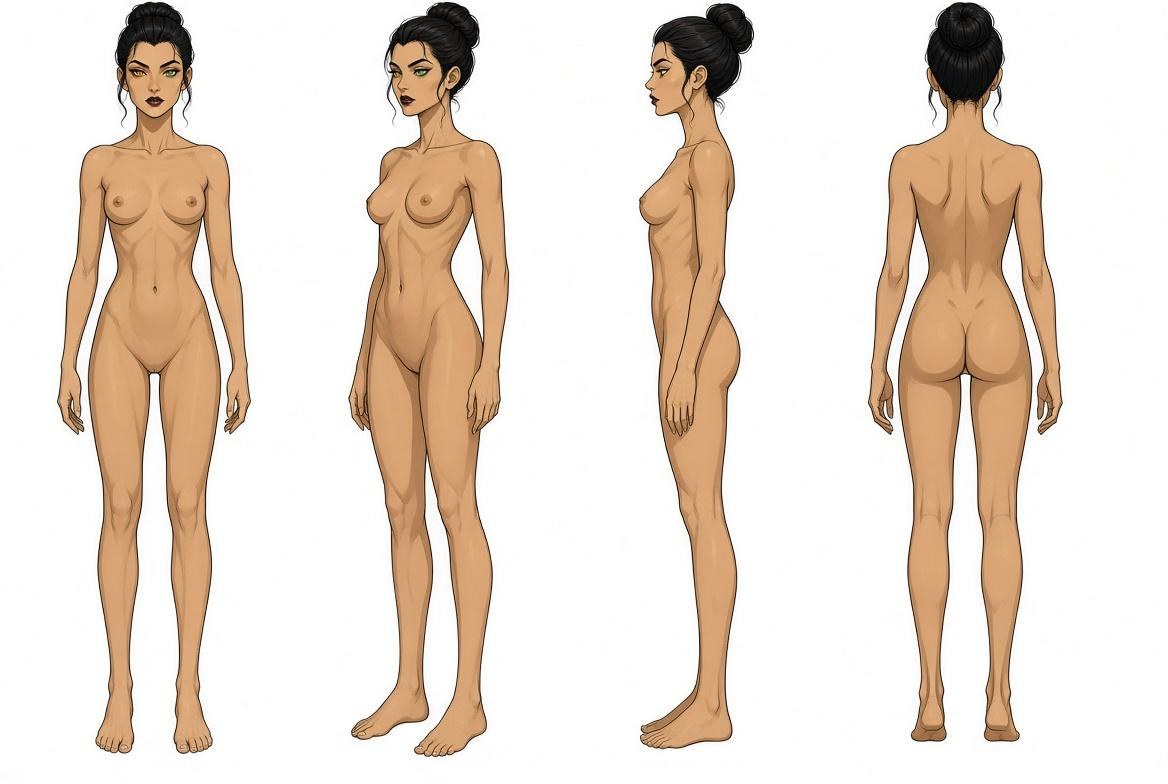
#> input picture assets/refs/anatomy.png, 1168 x 784 px
$ python -i clean_rig.py   (imports and definitions only)
#> lines starting #> are read from the running program, lines starting #| are printed output that depends on the picture; after the words box and inside, x2 and y2 are one past the last pixel; in counts of white or black regions, pixels touching at a corner belong together
#> further down, picture is the input picture: PIL image 1168x784 RGB; mean R, G, B 234.2, 221.4, 209.7
#!/usr/bin/env python3
"""Eat paper halo, kill low-alpha haze, isolate one figure, foot-lock."""
from __future__ import annotations

from pathlib import Path

import numpy as np
from PIL import Image, ImageDraw, ImageFilter

CANON_W, CANON_H, CHAR_H, FEET_Y = 512, 1100, 960, 1048
RIG = Path("/workspace/public/puppet/rig")
SHEET = Path("/workspace/public/puppet/sheet")


def dilate(mask: np.ndarray, n: int) -> np.ndarray:
    out = mask.copy()
    for _ in range(n):
        m = out.copy()
        for dy in (-1, 0, 1):
            for dx in (-1, 0, 1):
                if dy == 0 and dx == 0:
                    continue
                out |= np.roll(np.roll(m, dy, 0), dx, 1)
        out[0], out[-1], out[:, 0], out[:, -1] = m[0], m[-1], m[:, 0], m[:, -1]
    return out


def erode(mask: np.ndarray, n: int) -> np.ndarray:
    return ~dilate(~mask, n)


def stats(a: np.ndarray):
    r, g, b = a[..., 0].astype(np.int16), a[..., 1].astype(np.int16), a[..., 2].astype(np.int16)
    luma = 0.299 * r + 0.587 * g + 0.114 * b
    sat = np.maximum(np.maximum(r, g), b) - np.minimum(np.minimum(r, g), b)
    return r, g, b, luma, sat


def key_bg(im: Image.Image, erode_px: int = 1) -> Image.Image:
    a = np.array(im.convert("RGBA"))
    r, g, b, luma, sat = stats(a)
    paper = ((luma > 198) & (sat < 36)) | ((r > 200) & (g > 200) & (b > 195) & (sat < 24))
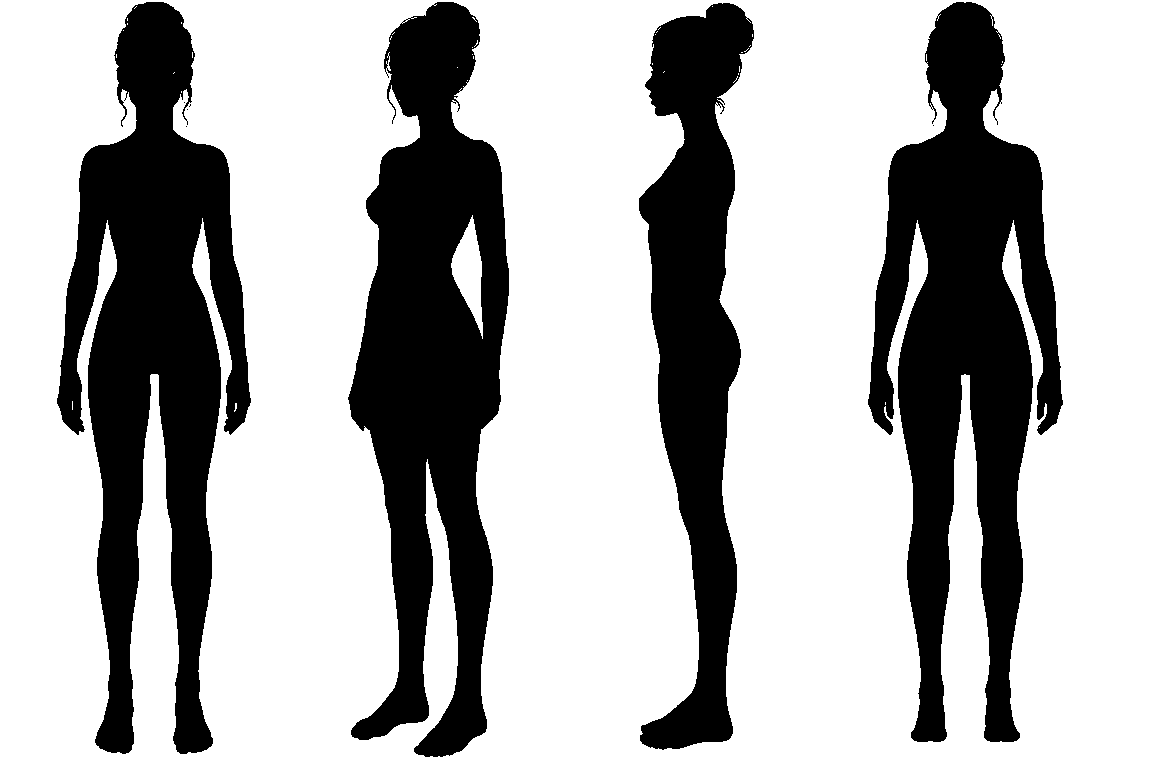
#> paper: shape (784, 1168) bool; 71.1% white; 9 black regions (5 under 20 px), largest, box (x1, y1, x2, y2) and area: (868, 2, 1063, 742) 74113, (57, 2, 251, 754) 73986, (348, 2, 509, 757) 70528, (639, 3, 754, 750) 45994
    magenta = (r > 130) & (b > 130) & (g < 115) & ((r.astype(np.int16) + b - 2 * g) > 70)
#> magenta: shape (784, 1168) bool; every value is 0
    kill = dilate(paper | magenta, 2)
    keep = erode(~kill, erode_px)
    a[..., 3] = np.where(keep, 255, 0).astype(np.uint8)
    # leftover pale edge
    vis = a[..., 3] > 0
    edge = vis & dilate(~vis, 2)
#> edge: shape (784, 1168) bool; 2.8% white in thin lines or dots, all inside (x1, y1, x2, y2) = (61, 5, 1059, 753)
    pale_edge = edge & (luma > 188) & (sat < 42)
    a[..., 3] = np.where(pale_edge, 0, a[..., 3])
    a[a[..., 3] == 0] = 0
    return Image.fromarray(a, "RGBA")


def tallest_blob(im: Image.Image) -> Image.Image:
    a = np.array(im)
    alpha = a[..., 3] > 20
    h, w = alpha.shape
    seen = np.zeros((h, w), dtype=np.uint8)
    dirs = ((-1, 0), (1, 0), (0, -1), (0, 1))
    blobs = []
    for y in range(h):
        for x in np.flatnonzero(alpha[y] & (seen[y] == 0)):
            if seen[y, x]:
                continue
            stack = [(y, x)]
            seen[y, x] = 1
            cells = []
            miny = maxy = y
            minx = maxx = x
            while stack:
                cy, cx = stack.pop()
                cells.append((cy, cx))
                miny, maxy = min(miny, cy), max(maxy, cy)
                minx, maxx = min(minx, cx), max(maxx, cx)
                for dy, dx in dirs:
                    ny, nx = cy + dy, cx + dx
                    if 0 <= ny < h and 0 <= nx < w and alpha[ny, nx] and not seen[ny, nx]:
                        seen[ny, nx] = 1
                        stack.append((ny, nx))
            if len(cells) > 500:
                blobs.append((maxy - miny, maxx - minx, cells))
    if not blobs:
        return im
    blobs.sort(key=lambda b: (b[0] / (b[1] + 1), b[0]), reverse=True)
    keep = np.zeros((h, w), dtype=bool)
    for cy, cx in blobs[0][2]:
        keep[cy, cx] = True
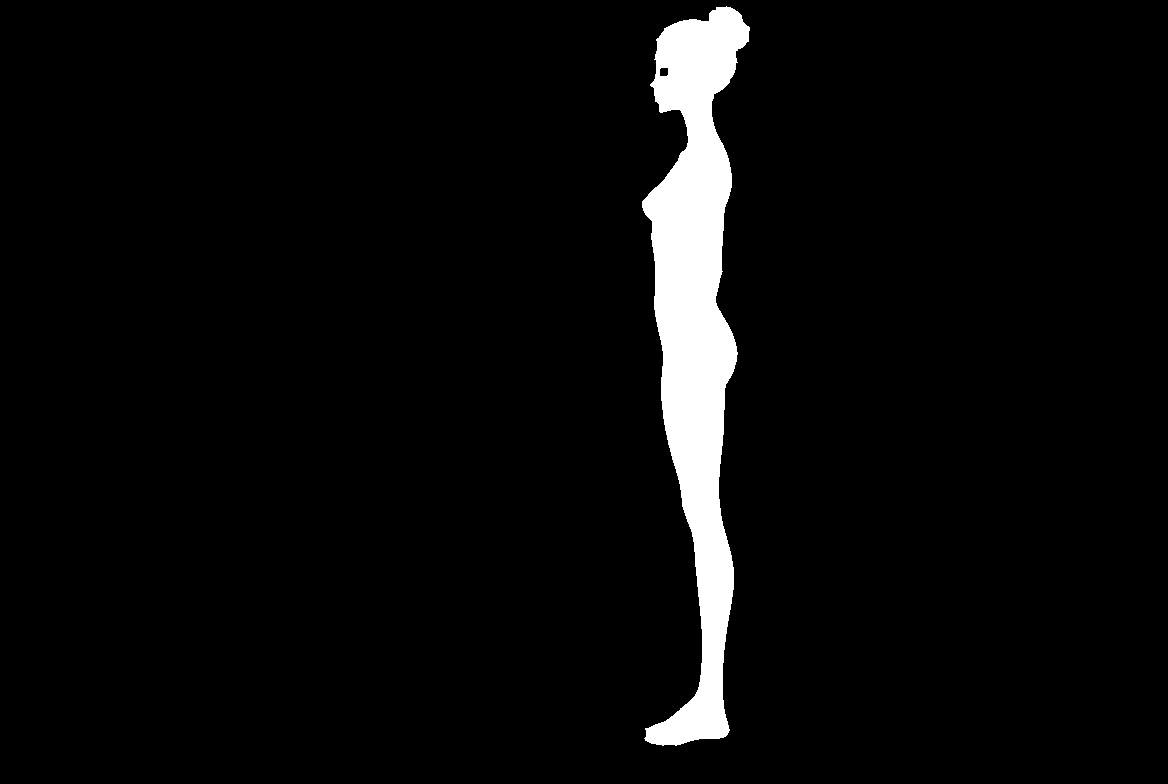
#> keep: shape (784, 1168) bool; 4.3% white; 1 white region, box (x1, y1, x2, y2) and area: (642, 6, 750, 746) 39541
    a[..., 3] = np.where(keep, a[..., 3], 0)
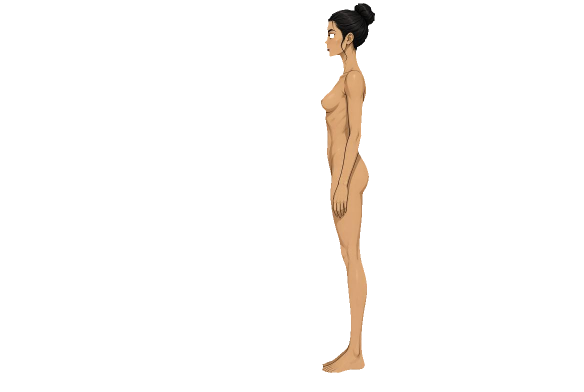
#> a: shape (784, 1168, 4) (shown at 1/2 size); mean R, G, B, A 47.4, 35.8, 25.3, 11; transparent parts drawn white
    a[a[..., 3] == 0] = 0
    return Image.fromarray(a, "RGBA")


def isolate_column(im: Image.Image) -> Image.Image:
    a = np.array(im)
    occ = (a[..., 3] > 24).sum(axis=0)
#> occ = 1168 values, max 728 at index 711, min 0 at index 0, mean 33.85
    if occ.max() < 8:
        return im
    peak = int(np.argmax(occ))
#> peak = 711
    thresh = max(12, occ.max() * 0.12)
#> thresh = 87.36
    left = peak
#> left = 711
    right = peak
#> right = 711
    while left > 0 and occ[left] >= thresh:
        left -= 1
#> this loop made 59 passes
#> left on passes 1 to 8: 710, 709, 708, 707, 706, 705, 704, 703
#> after the loop, left = 652
    while right < len(occ) - 1 and occ[right] >= thresh:
        right += 1
#> this loop made 24 passes
#> after the loop, right = 735
    pad = 8
    left = max(0, left - pad)
#> left = 644
    right = min(a.shape[1] - 1, right + pad)
#> right = 743
    mask = np.zeros(a.shape[1], dtype=bool)
    mask[left : right + 1] = True
    a[..., 3] = np.where(mask[None, :], a[..., 3], 0)
#> a: shape (784, 1168, 4); mean R, G, B, A 8, 6.1, 4.3, 11
    a[a[..., 3] == 0] = 0
#> a: shape (784, 1168, 4); mean R, G, B, A 8, 6.1, 4.3, 11
    return Image.fromarray(a, "RGBA")


def place(im: Image.Image) -> Image.Image:
    a = np.array(im)[..., 3]
#> a: shape (784, 1168); 4.3% white; 1 white region, box (x1, y1, x2, y2) and area: (644, 6, 744, 746) 39425
    ys, xs = np.where(a > 16)
    if len(xs) == 0:
        return Image.new("RGBA", (CANON_W, CANON_H), (0, 0, 0, 0))
    crop = im.crop((int(xs.min()), int(ys.min()), int(xs.max()) + 1, int(ys.max()) + 1))
    scale = CHAR_H / crop.height
    nw = max(1, min(CANON_W - 8, int(round(crop.width * scale))))
    nh = CHAR_H
    resized = crop.resize((nw, nh), Image.Resampling.LANCZOS)
    # hard matte after resize (LANCZOS brings back pale fringe)
    ra = np.array(resized)
    rr, gg, bb, luma, sat = stats(ra)
    vis = ra[..., 3] > 40
#> vis: shape (960, 130) bool; 54% white; 7 black regions (1 under 20 px), largest, box (x1, y1, x2, y2) and area: (0, 269, 75, 949) 27243, (43, 54, 130, 960) 21773, (0, 0, 106, 250) 8138, (108, 0, 130, 20) 133, (21, 81, 31, 90) 88, (0, 951, 23, 960) 68
    vis = erode(vis, 1)
#> call 4 of dilate, with n = 1
#> after the loop in dilate (call 4), `for _ in range(n):`:
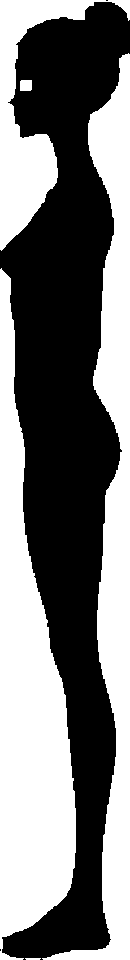
#> out: shape (960, 130) bool; 48.2% white; 5 white regions, box (x1, y1, x2, y2) and area: (0, 268, 76, 960) 28198, (42, 53, 130, 960) 22956, (0, 0, 130, 251) 8797, (20, 80, 32, 91) 130, (25, 958, 41, 960) 30
    edge = vis & dilate(~vis, 2)
#> after the loop in dilate (call 5), `for _ in range(n):`:
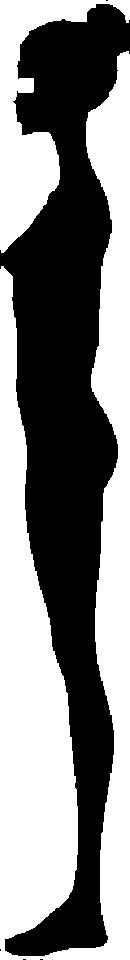
#> out: shape (960, 130) bool; 52.4% white; 5 black regions (4 under 20 px), largest, box (x1, y1, x2, y2) and area: (0, 4, 130, 956) 59450
#> edge: shape (960, 130) bool; 4.2% white in thin lines or dots
    vis = vis & ~((edge & (luma > 185) & (sat < 40)))
    ra[..., 3] = np.where(vis, 255, 0).astype(np.uint8)
    ra[ra[..., 3] == 0] = 0
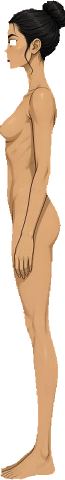
#> ra: shape (960, 130, 4) (shown at 1/2 size); mean R, G, B, A 96.7, 73.4, 52.3, 132.2; transparent parts drawn white
    resized = Image.fromarray(ra, "RGBA")
    canvas = Image.new("RGBA", (CANON_W, CANON_H), (0, 0, 0, 0))
#> canvas: PIL image 512x1100 RGBA; every value is 0
    canvas.alpha_composite(resized, ((CANON_W - nw) // 2, FEET_Y - nh))
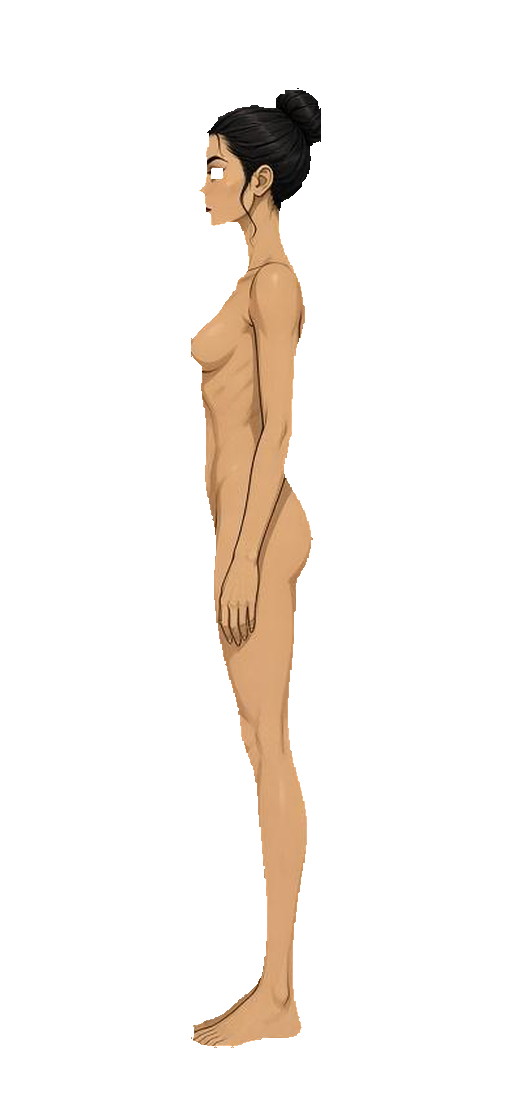
#> canvas: PIL image 512x1100 RGBA; mean R, G, B, A 21.4, 16.3, 11.6, 29.3; transparent parts drawn white
    return canvas


def pipeline(im: Image.Image, erode_px: int = 1) -> Image.Image:
    return place(isolate_column(tallest_blob(key_bg(im, erode_px))))


# [22 lines left out: function stamp_face, not called in this run]


# [2 lines not run here, left out]

>>> from PIL import Image
>>> picture = Image.open('refs/anatomy.png')
>>> result = pipeline(picture)

$ run again, on assets/refs/back.png
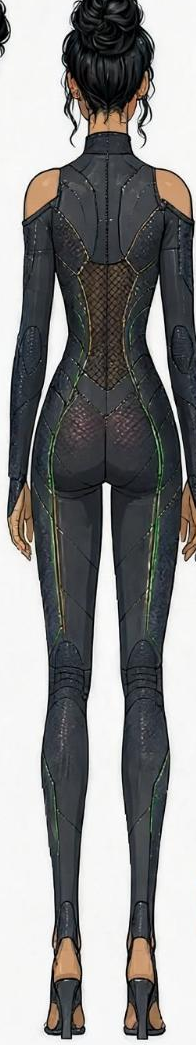
#> input picture assets/refs/back.png, 196 x 1045 px
#> picture is the input picture: PIL image 196x1045 RGB; mean R, G, B 139.5, 139.4, 139.2
#> paper: shape (1045, 196) bool; 43.1% white; 36 white regions (29 under 20 px), largest, box (x1, y1, x2, y2) and area: (0, 0, 196, 1045) 75761, (128, 0, 196, 327) 9090, (146, 278, 187, 488) 1641
#> magenta: shape (1045, 196) bool; every value is 0
#> pale_edge: shape (1045, 196) bool; 0% white in thin lines or dots, all inside (x1, y1, x2, y2) = (125, 258, 126, 259)
#> alpha: shape (1045, 196) bool; 49.1% white; 4 white regions (2 under 20 px), largest, box (x1, y1, x2, y2) and area: (10, 0, 196, 1037) 100403, (0, 0, 7, 52) 124
#> occ = 196 values, max 964 at index 134, min 0 at index 0, mean 512.3
#> peak = 134
#> thresh = 115.7
#> in isolate_column, `left = peak`: left = 134
#> the loop in isolate_column, `while left > 0 and occ[left] >= thresh:` made 122 passes
#> left on passes 1 to 8: 133, 132, 131, 130, 129, 128, 127, 126
#> after the loop in isolate_column, `while left > 0 and occ[left] >= thresh:`: left = 12
#> the loop in isolate_column, `while right < len(occ) - 1 and occ[right] >= thresh:` made 61 passes
#> after the loop in isolate_column, `while right < len(occ) - 1 and occ[right] >= thresh:`: right = 195
#> in isolate_column, `left = max(0, left - pad)`: left = 4
#> r: shape (960, 172) int16
#> g: shape (960, 172) int16
#> b: shape (960, 172) int16
#> luma: shape (960, 172) float64
#> sat: shape (960, 172) int16
#> after the loop in dilate (call 5), `for _ in range(n):`:
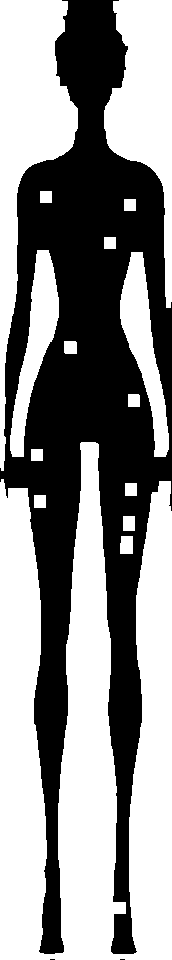
#> out: shape (960, 172) bool; 55.8% white; 3 black regions (2 under 20 px), largest, box (x1, y1, x2, y2) and area: (0, 0, 172, 954) 72987
#> in place, `canvas.alpha_composite(resized, ((CANON_W - nw) // 2, FEET_Y - nh))`:
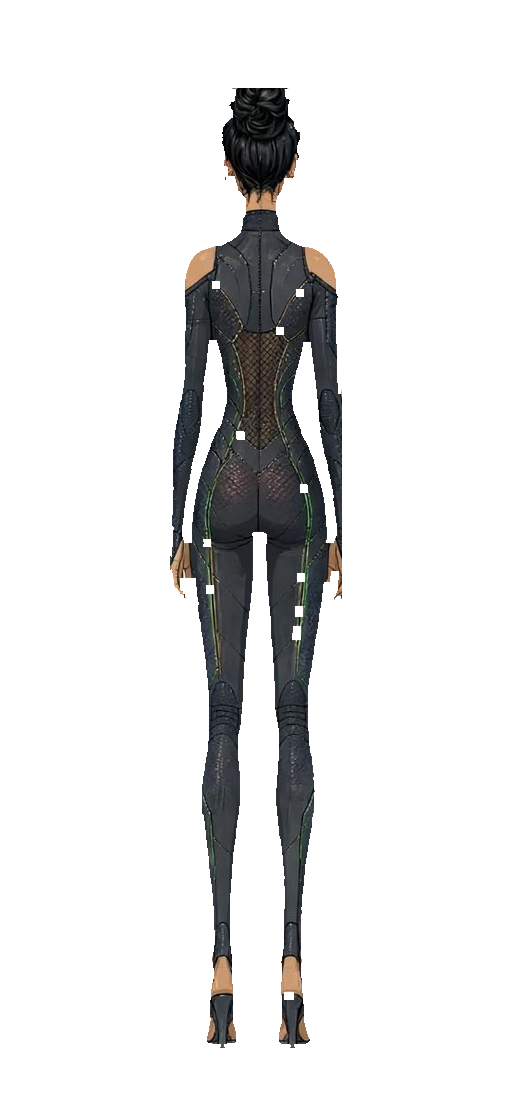
#> canvas: PIL image 512x1100 RGBA; mean R, G, B, A 8.5, 8.6, 8.6, 37.4; transparent parts drawn white
